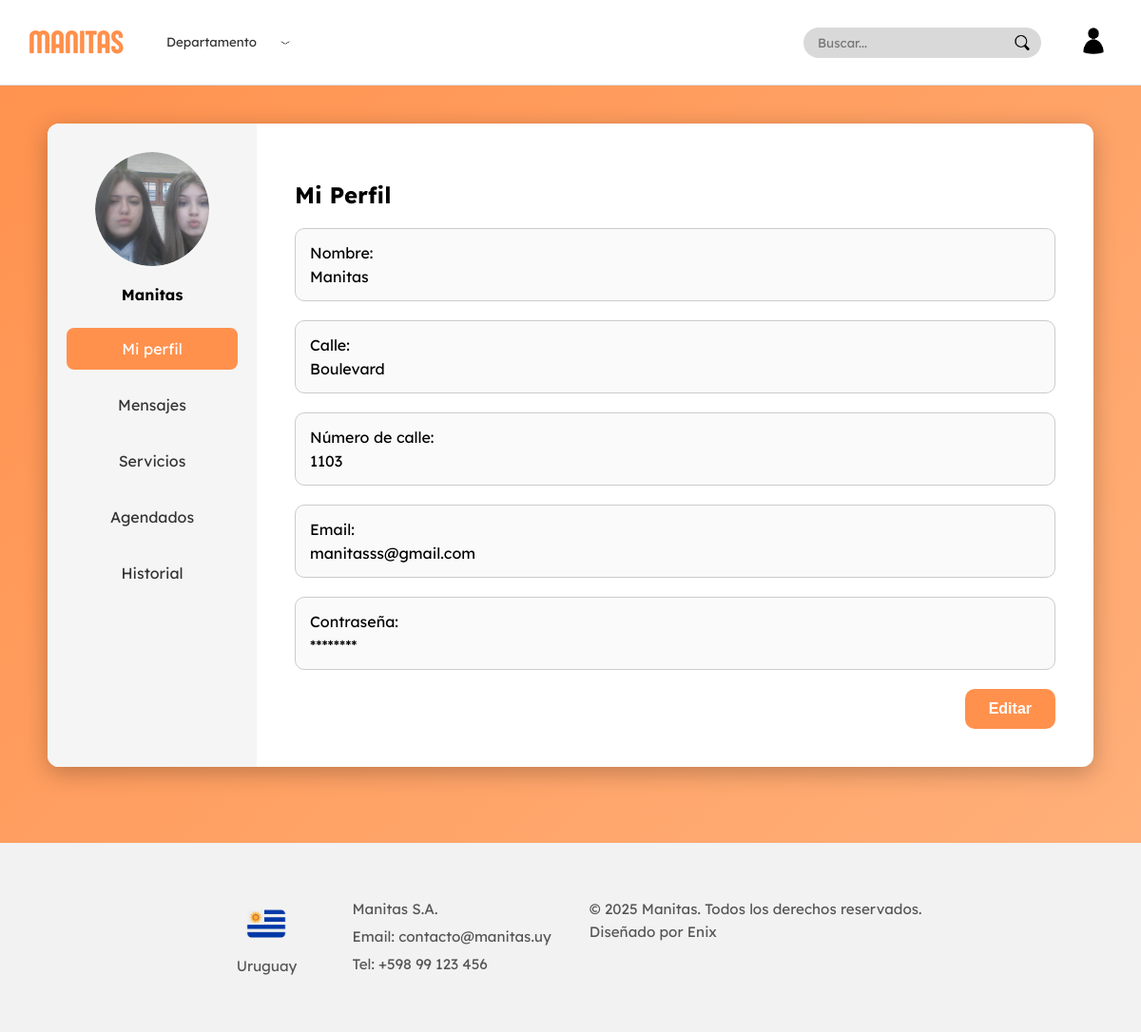
Screenshot of /apps/VIstas/paginas/empresa/perfil_empresa.php (signed in) with the database file from the repository.
### tables this page shows
CREATE TABLE `empresa` (
  `IdUsuario` int NOT NULL,
  `NombreEmpresa` varchar(100) NOT NULL,
  `Calle` varchar(100) NOT NULL,
  `Numero` varchar(10) NOT NULL,
  `imagen` varchar(255) DEFAULT NULL,
  PRIMARY KEY (`IdUsuario`),
  CONSTRAINT `fk_empresa_usuario` FOREIGN KEY (`IdUsuario`) REFERENCES `usuario` (`IdUsuario`) ON DELETE CASCADE
);

CREATE TABLE `usuario` (
  `IdUsuario` int NOT NULL AUTO_INCREMENT,
  `email` varchar(100) NOT NULL,
  `contraseña` varchar(255) NOT NULL,
  PRIMARY KEY (`IdUsuario`),
  UNIQUE KEY `email` (`email`)
);

### apps/Modelos/Empresa.php (called while the page is built, shortened)
<?php
require_once('Usuario.php');
class Empresa extends Usuario
{
    private $nombreEmpresa;
    private $calle;
    private $numero;
    private $imagen;
    public function __construct($idUsuario, $email, $contrasena, $telefono, $nombreEmpresa, $calle, $numero, $imagen = null)
    {
        $this->nombreEmpresa = $nombreEmpresa;
        $this->calle = $calle;
        $this->numero = $numero;
        $this->imagen = $imagen;
    }
    public function getNombreEmpresa()
    {
        return $this->nombreEmpresa;
    }
    public function getCalle()
    {
        return $this->calle;
    }
    public function getNumero()
    {
        return $this->numero;
    }
    public function getImagen()
    {
        return $this->imagen;
    }
    public static function obtenerPorId($conn, $idUsuario)
    {
        $stmt = $conn->prepare("
      SELECT u.IdUsuario, u.Email, u.Contraseña,
       e.NombreEmpresa, e.Calle, e.Numero, e.Imagen
FROM empresa e
JOIN usuario u ON e.IdUsuario = u.IdUsuario
WHERE e.IdUsuario = ?
    ");
        $stmt->bind_param("i", $idUsuario);
        $stmt->execute();
        $res = $stmt->get_result();
        $datos = $res->fetch_assoc();
        if ($datos) {
            return new Empresa(
                $datos['IdUsuario'],
                $datos['Email'],
                $datos['Contraseña'],
                null,
                $datos['NombreEmpresa'],
                $datos['Calle'],
                $datos['Numero'],
                $datos['Imagen']
            );
        }
        return null;
    }
}

### apps/Controlador/empresa/PerfilEmpresaControlador.php (called while the page is built, shortened)
<?php
require_once($_SERVER['DOCUMENT_ROOT'].'/Proyecto/apps/Modelos/conexion.php');
require_once($_SERVER['DOCUMENT_ROOT'].'/Proyecto/apps/Modelos/Empresa.php');
require_once($_SERVER['DOCUMENT_ROOT'].'/Proyecto/apps/Modelos/Comunica.php');
$idUsuario = $_SESSION['idUsuario'];
$empresa = Empresa::obtenerPorId($conn, $idUsuario);
$datos = [
    "Email" => $empresa->getEmail(),
    "NombreEmpresa" => $empresa->getNombreEmpresa(),
    "Calle" => $empresa->getCalle(),
    "Numero" => $empresa->getNumero(),
    "Imagen" => $empresa->getImagen()
];
?>

### apps/Modelos/Usuario.php (called while the page is built, shortened)
<?php
class Usuario
{
    private $email;
    public function __construct($idUsuario, $email, $contrasena)
    {
        $this->email = $email;
    }
    public function getEmail()
    {
        return $this->email;
    }
}

### apps/VIstas/paginas/empresa/PerfilSecciones/datos.php (the view, shortened to what this page needs)
<h2>Mi Perfil </h2>
<form id="formPerfilEmpresa">
    <div class="campo-perfil">
        <label>Nombre:</label>
        <span class="texto"><?php echo htmlspecialchars($datos['NombreEmpresa']); ?></span>
    </div>
    <div class="campo-perfil">
        <label>Calle:</label>
        <span class="texto"><?php echo htmlspecialchars($datos['Calle']); ?></span>
    </div>
    <div class="campo-perfil">
        <label>Número de calle:</label>
        <span class="texto"><?php echo htmlspecialchars($datos['Numero']); ?></span>
    </div>
    <div class="campo-perfil">
        <label>Email:</label>
        <span class="texto"><?php echo htmlspecialchars($datos['Email']); ?></span>
    </div>
<div class="campo-perfil">
    <label>Contraseña:</label>
    <span class="texto">********</span>
</div>
    <div class="botones-perfil">
    <button type="button" id="btnEditar">Editar</button>
</div>
</form>

### apps/VIstas/paginas/empresa/perfil_empresa.php (shortened to what this page needs)
<?php
require_once($_SERVER['DOCUMENT_ROOT'] . '/Proyecto/apps/controlador/empresa/PerfilEmpresaControlador.php');
$seccion = $_GET['seccion'] ?? 'perfil';
?>
<!DOCTYPE html>
<html lang="es">
<head>
    <link rel="stylesheet" href="/Proyecto/public/css/fonts.css">
    <link rel="stylesheet" href="/Proyecto/public/css/layout/navbar.css">
    <link rel="stylesheet" href="/Proyecto/public/css/layout/footer.css">
    <link rel="stylesheet" href="/Proyecto/public/css/paginas/empresa/perfil_empresa.css">
    <link rel="stylesheet" href="/Proyecto/public/css/paginas/empresa/perfilsecciones/agendados.css">
    <link rel="stylesheet" href="/Proyecto/public/css/paginas/empresa/perfilsecciones/historial.css">
</head>
<body>
    <?php include $_SERVER['DOCUMENT_ROOT'] . '/Proyecto/apps/vistas/layout/navbar.php'; ?>
    <div class="perfil-container">
        <div class="perfil-box">
            <div class="perfil-opciones">
                <div class="foto-circulo">
                    <?php if (!empty($datos['Imagen'])): ?>
                        <img src="/Proyecto/public/imagen/empresas/<?php echo htmlspecialchars($datos['Imagen']); ?>" class="foto-perfil" alt="Foto Empresa">
                    <?php else: ?>
                        +
                    <?php endif; ?>
                </div>
                <div class="nombre-usuario" id="nombreColumna">
                    <?php echo htmlspecialchars($datos['NombreEmpresa']); ?>
                </div>
                <div class="opciones-lista">
                    <a href="?seccion=perfil" data-seccion="perfil" class="opcion <?php echo $seccion == 'perfil' ? 'activa' : ''; ?>">Mi perfil</a>
                <a href="?seccion=mensajes" data-seccion="mensajes" class="opcion <?php echo $seccion == 'mensajes' ? 'activa' : ''; ?>">
                Mensajes
            </a>
                    <a href="?seccion=servicios" data-seccion="servicios" class="opcion <?php echo $seccion == 'servicios' ? 'activa' : ''; ?>">Servicios</a>
                <a href="?seccion=agendados" data-seccion="agendados" class="opcion  <?php echo $seccion == 'agendados' ? 'activa' : ''; ?>">
                Agendados
            </a>
                    <a href="?seccion=historial" data-seccion="historial" class="opcion <?php echo $seccion == 'historial' ? 'activa' : ''; ?>">Historial</a>
                </div>
            </div>
            <div class="perfil-info" id="contenido-seccion">
                <?php
                switch ($seccion) {
                    case 'perfil':
                        include $_SERVER['DOCUMENT_ROOT'] . '/Proyecto/apps/vistas/paginas/empresa/perfilsecciones/datos.php';
                        break;
                }
                ?>
            </div>
        </div>
    </div>
    <?php include $_SERVER['DOCUMENT_ROOT'] . '/Proyecto/apps/vistas/layout/footer.php'; ?>
</body>
</html>

### public/css/layout/navbar.css (style rules this page uses)
body { margin: 0; font-family: 'Lexend', sans-serif; }

### public/css/paginas/empresa/perfil_empresa.css (style rules this page uses)
body { font-family: "Lexend", sans-serif; margin: 0; padding: 0; background-color: #ff914d; }
.perfil-container { display: flex; justify-content: center; align-items: flex-start; padding: 40px 20px 80px 20px; }
.perfil-box { background-color: #fff; width: 95%; max-width: 1100px; display: flex; border-radius: 12px; overflow: hidden; box-shadow: 0 6px 25px rgba(0, 0, 0, 0.25); position: relative; box-sizing: border-box; }
.perfil-opciones { background-color: #f5f5f5; width: 220px; padding: 30px 20px; display: flex; flex-direction: column; align-items: center; box-sizing: border-box; }
.foto-circulo { width: 120px; height: 120px; border-radius: 50%; background-color: #ddd; display: flex; justify-content: center; align-items: center; font-size: 36px; color: #555; cursor: pointer; margin-bottom: 20px; border: none; overflow: hidden; position: relative; }
.foto-circulo img.foto-perfil { width: 100%; height: 100%; object-fit: cover; border-radius: 50%; background-color: #fff; }
.nombre-usuario { font-weight: 600; margin-bottom: 25px; text-align: center; word-break: break-word; }
.opciones-lista { display: flex; flex-direction: column; gap: 15px; width: 100%; }
.opcion { display: block; padding: 12px 15px; border-radius: 8px; text-align: center; cursor: pointer; transition: background 0.2s; text-decoration: none; color: #333; position: relative; }
.opcion.activa { background-color: #ff914d; color: #fff; }
.perfil-info { flex: 1; padding: 40px; position: relative; box-sizing: border-box; }
.campo-perfil { margin-bottom: 20px; padding: 15px; border: 1px solid #ccc; border-radius: 10px; background-color: #fafafa; display: flex; flex-direction: column; box-sizing: border-box; width: 100%; }
.campo-perfil label { font-weight: 500; margin-bottom: 5px; }
.campo-perfil .texto { word-break: break-word; }
.botones-perfil { margin-top: 20px; display: flex; justify-content: flex-end; gap: 10px; border: none; }
.botones-perfil label, .botones-perfil button { padding: 12px 25px; border-radius: 10px; font-weight: 600; cursor: pointer; font-size: 1rem; transition: 0.2s; }
#btnEditar, #btnGuardar { background-color: #ff914d; color: #fff; border: none; }

### public/css/paginas/empresa/PerfilSecciones/agendados.css (style rules this page uses)
body, html { margin: 0; padding: 0; font-family: 'Lexend', sans-serif; background: linear-gradient(135deg, #ff914d, #ffb27d); }

### public/css/paginas/empresa/PerfilSecciones/historial.css (style rules this page uses)
body, html { margin: 0; padding: 0; font-family: 'Lexend', sans-serif; background: linear-gradient(135deg, #ff914d, #ffb27d); }

### rows the page displays
empresa: imagen (picture), NombreEmpresa "Manitas", Calle "Boulevard", Numero "1103", IdUsuario.email "manitasss@gmail.com"
